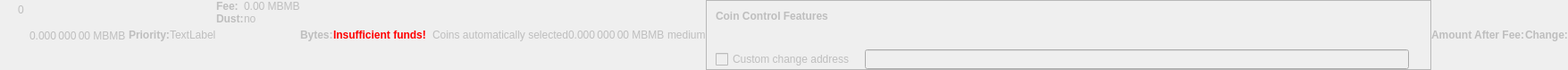
    <widget class="QWidget" name="dummyHideWidget" native="true">
     <property name="enabled">
      <bool>false</bool>
     </property>
     <property name="maximumSize">
      <size>
       <width>100</width>
       <height>22</height>
      </size>
     </property>
     <layout class="QHBoxLayout" name="dummyHideLayout">
      <property name="spacing">
       <number>0</number>
      </property>
      <property name="leftMargin">
       <number>0</number>
      </property>
      <property name="topMargin">
       <number>0</number>
      </property>
      <property name="rightMargin">
       <number>0</number>
      </property>
      <property name="bottomMargin">
       <number>0</number>
      </property>
      <item>
       <layout class="QFormLayout" name="formLayoutCoinControl1">
        <property name="horizontalSpacing">
         <number>10</number>
        </property>
        <property name="verticalSpacing">
         <number>14</number>
        </property>
        <property name="leftMargin">
         <number>10</number>
        </property>
        <property name="topMargin">
         <number>4</number>
        </property>
        <property name="rightMargin">
         <number>6</number>
        </property>
        <item row="0" column="1">
         <widget class="QLabel" name="labelCoinControlBytes">
          <property name="cursor">
           <cursorShape>IBeamCursor</cursorShape>
          </property>
          <property name="contextMenuPolicy">
           <enum>Qt::ActionsContextMenu</enum>
          </property>
          <property name="text">
           <string notr="true">0</string>
          </property>
          <property name="textInteractionFlags">
           <set>Qt::LinksAccessibleByMouse|Qt::TextSelectableByKeyboard|Qt::TextSelectableByMouse</set>
          </property>
         </widget>
        </item>
       </layout>
      </item>
      <item>
       <widget class="QLabel" name="labelCoinControlAfterFee">
        <property name="enabled">
         <bool>false</bool>
        </property>
        <property name="sizePolicy">
         <sizepolicy hsizetype="Fixed" vsizetype="Fixed">
          <horstretch>0</horstretch>
          <verstretch>0</verstretch>
         </sizepolicy>
        </property>
        <property name="minimumSize">
         <size>
          <width>111</width>
          <height>12</height>
         </size>
        </property>
        <property name="maximumSize">
         <size>
          <width>111</width>
          <height>12</height>
         </size>
        </property>
        <property name="cursor">
         <cursorShape>IBeamCursor</cursorShape>
        </property>
        <property name="contextMenuPolicy">
         <enum>Qt::ActionsContextMenu</enum>
        </property>
        <property name="text">
         <string notr="true">0.000 000 00 MBMB</string>
        </property>
        <property name="textInteractionFlags">
         <set>Qt::LinksAccessibleByMouse|Qt::TextSelectableByKeyboard|Qt::TextSelectableByMouse</set>
        </property>
       </widget>
      </item>
      <item>
       <widget class="QLabel" name="labelCoinControlPriorityText">
        <property name="enabled">
         <bool>false</bool>
        </property>
        <property name="font">
         <font>
          <weight>75</weight>
          <bold>true</bold>
         </font>
        </property>
        <property name="text">
         <string>Priority:</string>
        </property>
       </widget>
      </item>
      <item>
       <layout class="QHBoxLayout" name="horizontalLayout">
        <item>
         <widget class="QLabel" name="WarningLabel">
          <property name="text">
           <string>TextLabel</string>
          </property>
         </widget>
        </item>
       </layout>
      </item>
      <item>
       <layout class="QFormLayout" name="formLayoutCoinControl3">
        <property name="horizontalSpacing">
         <number>0</number>
        </property>
        <property name="verticalSpacing">
         <number>0</number>
        </property>
        <property name="leftMargin">
         <number>0</number>
        </property>
        <property name="topMargin">
         <number>0</number>
        </property>
        <property name="rightMargin">
         <number>0</number>
        </property>
        <item row="0" column="0">
         <widget class="QLabel" name="labelCoinControlFeeText">
          <property name="enabled">
           <bool>false</bool>
          </property>
          <property name="font">
           <font>
            <weight>75</weight>
            <bold>true</bold>
           </font>
          </property>
          <property name="text">
           <string>Fee:</string>
          </property>
          <property name="margin">
           <number>0</number>
          </property>
         </widget>
        </item>
        <item row="0" column="1">
         <widget class="QLabel" name="labelCoinControlFee">
          <property name="enabled">
           <bool>false</bool>
          </property>
          <property name="cursor">
           <cursorShape>IBeamCursor</cursorShape>
          </property>
          <property name="contextMenuPolicy">
           <enum>Qt::ActionsContextMenu</enum>
          </property>
          <property name="text">
           <string notr="true">0.00 MBMB</string>
          </property>
          <property name="textInteractionFlags">
           <set>Qt::LinksAccessibleByMouse|Qt::TextSelectableByKeyboard|Qt::TextSelectableByMouse</set>
          </property>
         </widget>
        </item>
        <item row="1" column="0">
         <widget class="QLabel" name="labelCoinControlLowOutputText">
          <property name="enabled">
           <bool>false</bool>
          </property>
          <property name="font">
           <font>
            <weight>75</weight>
            <bold>true</bold>
           </font>
          </property>
          <property name="text">
           <string>Dust:</string>
          </property>
         </widget>
        </item>
        <item row="1" column="1">
         <widget class="QLabel" name="labelCoinControlLowOutput">
          <property name="enabled">
           <bool>false</bool>
          </property>
          <property name="cursor">
           <cursorShape>IBeamCursor</cursorShape>
          </property>
          <property name="contextMenuPolicy">
           <enum>Qt::ActionsContextMenu</enum>
          </property>
          <property name="text">
           <string>no</string>
          </property>
          <property name="textInteractionFlags">
           <set>Qt::LinksAccessibleByMouse|Qt::TextSelectableByKeyboard|Qt::TextSelectableByMouse</set>
          </property>
         </widget>
        </item>
       </layout>
      </item>
      <item>
       <widget class="QLabel" name="labelCoinControlBytesText">
        <property name="enabled">
         <bool>false</bool>
        </property>
        <property name="font">
         <font>
          <weight>75</weight>
          <bold>true</bold>
         </font>
        </property>
        <property name="text">
         <string>Bytes:</string>
        </property>
       </widget>
      </item>
      <item>
       <layout class="QFormLayout" name="formLayoutCoinControl2">
        <property name="horizontalSpacing">
         <number>0</number>
        </property>
        <property name="verticalSpacing">
         <number>0</number>
        </property>
        <property name="leftMargin">
         <number>0</number>
        </property>
        <property name="topMargin">
         <number>0</number>
        </property>
        <property name="rightMargin">
         <number>0</number>
        </property>
       </layout>
      </item>
      <item>
       <layout class="QHBoxLayout" name="horizontalLayoutCoinControl2">
        <property name="spacing">
         <number>0</number>
        </property>
        <property name="bottomMargin">
         <number>0</number>
        </property>
       </layout>
      </item>
      <item>
       <widget class="QLabel" name="labelCoinControlInsuffFunds">
        <property name="enabled">
         <bool>false</bool>
        </property>
        <property name="minimumSize">
         <size>
          <width>0</width>
          <height>0</height>
         </size>
        </property>
        <property name="font">
         <font>
          <weight>75</weight>
          <bold>true</bold>
         </font>
        </property>
        <property name="styleSheet">
         <string notr="true">color:red;font-weight:bold;</string>
        </property>
        <property name="text">
         <string>Insufficient funds!</string>
        </property>
        <property name="margin">
         <number>5</number>
        </property>
       </widget>
      </item>
      <item>
       <layout class="QFormLayout" name="formLayoutCoinControl4">
        <property name="horizontalSpacing">
         <number>0</number>
        </property>
        <property name="verticalSpacing">
         <number>0</number>
        </property>
        <property name="leftMargin">
         <number>0</number>
        </property>
        <property name="topMargin">
         <number>0</number>
        </property>
        <property name="rightMargin">
         <number>0</number>
        </property>
       </layout>
      </item>
      <item>
       <widget class="QLabel" name="labelCoinControlChangeLabel">
        <property name="enabled">
         <bool>false</bool>
        </property>
        <property name="sizePolicy">
         <sizepolicy hsizetype="Preferred" vsizetype="Expanding">
          <horstretch>0</horstretch>
          <verstretch>0</verstretch>
         </sizepolicy>
        </property>
        <property name="minimumSize">
         <size>
          <width>0</width>
          <height>0</height>
         </size>
        </property>
        <property name="text">
         <string/>
        </property>
        <property name="margin">
         <number>3</number>
        </property>
       </widget>
      </item>
      <item>
       <widget class="QLabel" name="labelCoinControlAutomaticallySelected">
        <property name="enabled">
         <bool>false</bool>
        </property>
        <property name="sizePolicy">
         <sizepolicy hsizetype="Fixed" vsizetype="Fixed">
          <horstretch>0</horstretch>
          <verstretch>0</verstretch>
         </sizepolicy>
        </property>
        <property name="minimumSize">
         <size>
          <width>0</width>
          <height>0</height>
         </size>
        </property>
        <property name="maximumSize">
         <size>
          <width>240</width>
          <height>16777215</height>
         </size>
        </property>
        <property name="text">
         <string>Coins automatically selected</string>
        </property>
        <property name="margin">
         <number>5</number>
        </property>
       </widget>
      </item>
      <item>
       <widget class="QLabel" name="labelCoinControlChange">
        <property name="enabled">
         <bool>false</bool>
        </property>
        <property name="sizePolicy">
         <sizepolicy hsizetype="Fixed" vsizetype="Fixed">
          <horstretch>0</horstretch>
          <verstretch>0</verstretch>
         </sizepolicy>
        </property>
        <property name="minimumSize">
         <size>
          <width>111</width>
          <height>0</height>
         </size>
        </property>
        <property name="maximumSize">
         <size>
          <width>111</width>
          <height>16777215</height>
         </size>
        </property>
        <property name="cursor">
         <cursorShape>IBeamCursor</cursorShape>
        </property>
        <property name="contextMenuPolicy">
         <enum>Qt::ActionsContextMenu</enum>
        </property>
        <property name="text">
         <string notr="true">0.000 000 00 MBMB</string>
        </property>
        <property name="textInteractionFlags">
         <set>Qt::LinksAccessibleByMouse|Qt::TextSelectableByKeyboard|Qt::TextSelectableByMouse</set>
        </property>
       </widget>
      </item>
      <item>
       <widget class="QLabel" name="labelCoinControlPriority">
        <property name="enabled">
         <bool>false</bool>
        </property>
        <property name="cursor">
         <cursorShape>IBeamCursor</cursorShape>
        </property>
        <property name="contextMenuPolicy">
         <enum>Qt::ActionsContextMenu</enum>
        </property>
        <property name="text">
         <string>medium</string>
        </property>
        <property name="textInteractionFlags">
         <set>Qt::LinksAccessibleByMouse|Qt::TextSelectableByKeyboard|Qt::TextSelectableByMouse</set>
        </property>
       </widget>
      </item>
      <item>
       <widget class="QFrame" name="frameCoinControl">
        <property name="sizePolicy">
         <sizepolicy hsizetype="Expanding" vsizetype="Expanding">
          <horstretch>0</horstretch>
          <verstretch>0</verstretch>
         </sizepolicy>
        </property>
        <property name="maximumSize">
         <size>
          <width>16777215</width>
          <height>16777215</height>
         </size>
        </property>
        <property name="frameShape">
         <enum>QFrame::StyledPanel</enum>
        </property>
        <property name="frameShadow">
         <enum>QFrame::Sunken</enum>
        </property>
        <layout class="QVBoxLayout" name="verticalLayoutCoinControl2_2">
         <property name="spacing">
          <number>0</number>
         </property>
         <property name="leftMargin">
          <number>0</number>
         </property>
         <property name="topMargin">
          <number>0</number>
         </property>
         <property name="rightMargin">
          <number>0</number>
         </property>
         <property name="bottomMargin">
          <number>0</number>
         </property>
         <item>
          <layout class="QVBoxLayout" name="verticalLayoutCoinControl" stretch="0,0,0,1">
           <property name="spacing">
            <number>0</number>
           </property>
           <property name="leftMargin">
            <number>10</number>
           </property>
           <property name="topMargin">
            <number>10</number>
           </property>
           <item>
            <layout class="QHBoxLayout" name="horizontalLayoutCoinControl1">
             <property name="bottomMargin">
              <number>15</number>
             </property>
             <item>
              <widget class="QLabel" name="labelCoinControlFeatures">
               <property name="enabled">
                <bool>false</bool>
               </property>
               <property name="sizePolicy">
                <sizepolicy hsizetype="Preferred" vsizetype="Maximum">
                 <horstretch>0</horstretch>
                 <verstretch>0</verstretch>
                </sizepolicy>
               </property>
               <property name="font">
                <font>
                 <weight>75</weight>
                 <bold>true</bold>
                </font>
               </property>
               <property name="styleSheet">
                <string notr="true">font-weight:bold;</string>
               </property>
               <property name="text">
                <string>Coin Control Features</string>
               </property>
              </widget>
             </item>
            </layout>
           </item>
           <item>
            <widget class="QWidget" name="widgetCoinControl" native="true">
             <property name="sizePolicy">
              <sizepolicy hsizetype="Preferred" vsizetype="Preferred">
               <horstretch>0</horstretch>
               <verstretch>0</verstretch>
              </sizepolicy>
             </property>
             <property name="minimumSize">
              <size>
               <width>0</width>
               <height>0</height>
              </size>
             </property>
             <property name="styleSheet">
              <string notr="true"/>
             </property>
             <layout class="QHBoxLayout" name="horizontalLayoutCoinControl5_2">
              <property name="leftMargin">
               <number>0</number>
              </property>
              <property name="topMargin">
               <number>0</number>
              </property>
              <property name="rightMargin">
               <number>0</number>
              </property>
              <property name="bottomMargin">
               <number>0</number>
              </property>
              <item>
               <layout class="QHBoxLayout" name="horizontalLayoutCoinControl3">
                <property name="spacing">
                 <number>20</number>
                </property>
                <property name="topMargin">
                 <number>0</number>
                </property>
                <property name="bottomMargin">
                 <number>10</number>
                </property>
               </layout>
              </item>
             </layout>
            </widget>
           </item>
           <item>
            <layout class="QHBoxLayout" name="horizontalLayoutCoinControl4" stretch="0,0,0">
             <property name="spacing">
              <number>12</number>
             </property>
             <property name="sizeConstraint">
              <enum>QLayout::SetDefaultConstraint</enum>
             </property>
             <property name="topMargin">
              <number>5</number>
             </property>
             <property name="rightMargin">
              <number>5</number>
             </property>
             <item>
              <widget class="QCheckBox" name="checkBoxCoinControlChange">
               <property name="enabled">
                <bool>false</bool>
               </property>
               <property name="toolTip">
                <string>If this is activated, but the change address is empty or invalid, change will be sent to a newly generated address.</string>
               </property>
               <property name="text">
                <string>Custom change address</string>
               </property>
              </widget>
             </item>
             <item>
              <widget class="QValidatedLineEdit" name="lineEditCoinControlChange">
               <property name="enabled">
                <bool>false</bool>
               </property>
               <property name="sizePolicy">
                <sizepolicy hsizetype="Expanding" vsizetype="Fixed">
                 <horstretch>0</horstretch>
                 <verstretch>0</verstretch>
                </sizepolicy>
               </property>
              </widget>
             </item>
             <item>
              <widget class="QLabel" name="labelCoinControlChangeLabel_2">
               <property name="sizePolicy">
                <sizepolicy hsizetype="Preferred" vsizetype="Expanding">
                 <horstretch>0</horstretch>
                 <verstretch>0</verstretch>
                </sizepolicy>
               </property>
               <property name="minimumSize">
                <size>
                 <width>0</width>
                 <height>0</height>
                </size>
               </property>
               <property name="text">
                <string/>
               </property>
               <property name="margin">
                <number>3</number>
               </property>
              </widget>
             </item>
            </layout>
           </item>
           <item>
            <spacer name="verticalSpacerCoinControl">
             <property name="orientation">
              <enum>Qt::Vertical</enum>
             </property>
             <property name="sizeHint" stdset="0">
              <size>
               <width>800</width>
               <height>1</height>
              </size>
             </property>
            </spacer>
           </item>
          </layout>
         </item>
        </layout>
       </widget>
      </item>
      <item>
       <widget class="QLabel" name="labelCoinControlAfterFeeText">
        <property name="enabled">
         <bool>false</bool>
        </property>
        <property name="minimumSize">
         <size>
          <width>0</width>
          <height>0</height>
         </size>
        </property>
        <property name="maximumSize">
         <size>
          <width>16777215</width>
          <height>16777215</height>
         </size>
        </property>
        <property name="font">
         <font>
          <weight>75</weight>
          <bold>true</bold>
         </font>
        </property>
        <property name="text">
         <string>Amount After Fee:</string>
        </property>
        <property name="alignment">
         <set>Qt::AlignLeading|Qt::AlignLeft|Qt::AlignVCenter</set>
        </property>
        <property name="margin">
         <number>0</number>
        </property>
       </widget>
      </item>
      <item>
       <widget class="QLabel" name="labelCoinControlChangeText">
        <property name="enabled">
         <bool>false</bool>
        </property>
        <property name="sizePolicy">
         <sizepolicy hsizetype="Preferred" vsizetype="Preferred">
          <horstretch>0</horstretch>
          <verstretch>0</verstretch>
         </sizepolicy>
        </property>
        <property name="minimumSize">
         <size>
          <width>0</width>
          <height>0</height>
         </size>
        </property>
        <property name="maximumSize">
         <size>
          <width>16777215</width>
          <height>16777215</height>
         </size>
        </property>
        <property name="font">
         <font>
          <weight>75</weight>
          <bold>true</bold>
         </font>
        </property>
        <property name="text">
         <string>Change:</string>
        </property>
        <property name="alignment">
         <set>Qt::AlignLeading|Qt::AlignLeft|Qt::AlignVCenter</set>
        </property>
       </widget>
      </item>
     </layout>
    </widget>
